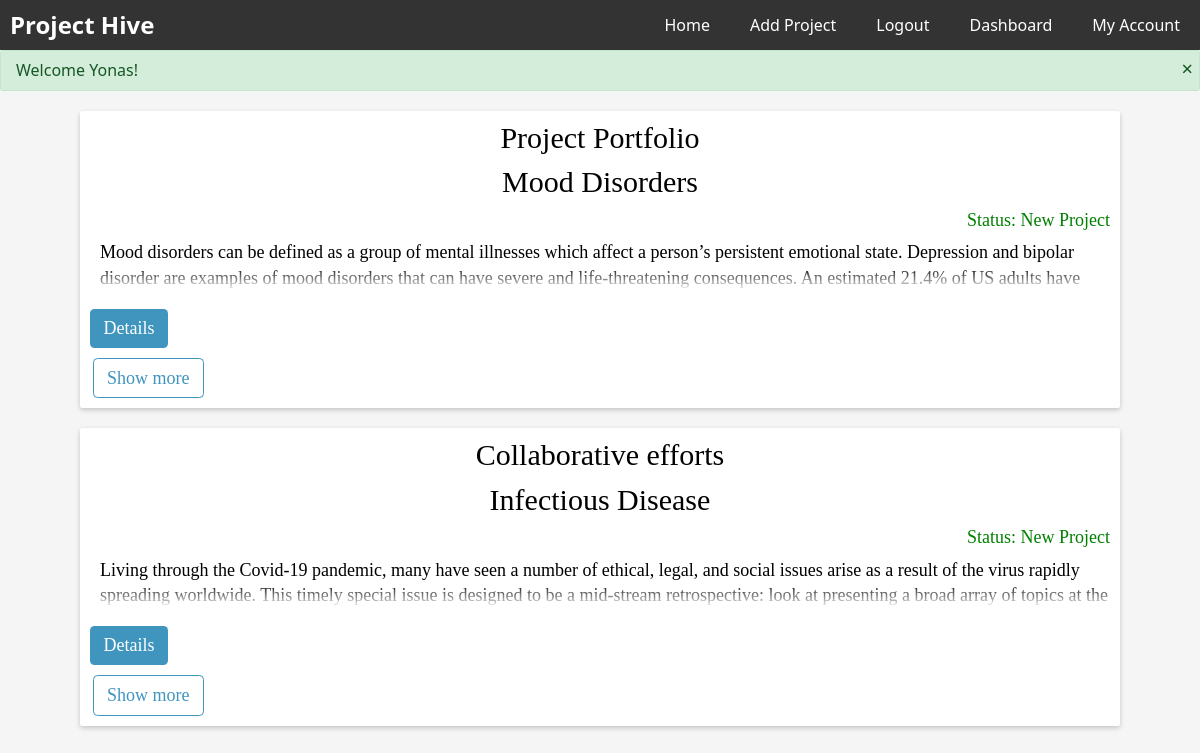
/profile/dashboard (signed in), run on the app's committed database.
### website/models.py (models this page shows)
class Project(db.Model):
    id = db.Column(db.Integer, primary_key=True)
    title = db.Column(db.String(500), nullable=False)
    start_date = db.Column(db.DateTime(timezone=True), default=func.now(), nullable=False)
    description = db.Column(db.String(5000), unique=True, nullable=False)
    status = db.Column(db.String(500), default="New Project")
    leaders = db.relationship('User', secondary='leader', backref='projects')

### website/views.py (the view)
@views.route('/profile/dashboard')
@login_required
def dashboard():
    user = User.query.filter_by(email=current_user.email).first()
    leaders = Leader.query.filter_by(user_id=user.id).all() #grabbing all the leader's project
    collaborators = Collaborator.query.filter_by(user_id=user.id).all() #grabbing all the leader's project
    entries = []
    collaborator_entries = []
    for leader in leaders:
        projects = Project.query.filter_by(id=leader.project_id).all()
        if projects:
            for project in projects:
                entry = {}
                entry['title'] = project.title
                entry['description'] = project.description
                entry['status'] = project.status
                entry['id'] = project.id
                entries.append(entry)
    for collaborator in collaborators:
        projects = Project.query.filter_by(id=collaborator.project_id).all()
        if projects:
            for project in projects:
                collaborator_entry = {}
                collaborator_entry['title'] = project.title
                collaborator_entry['description'] = project.description
                collaborator_entry['status'] = project.status
                collaborator_entry['id'] = project.id
                collaborator_entries.append(collaborator_entry)
    flash(f'Welcome {user.first_name}!')
    return render_template('dashboard.html', user=current_user, entries=entries, collaborator_entries=collaborator_entries)

### website/__init__.py (called while the page is built)
def create_app():
    app = Flask(__name__)
    app.config["TEMPLATES_AUTO_RELOAD"] = True
    app.config['SQLALCHEMY_DATABASE_URI'] = f'sqlite:///{DB_NAME}'
    app.config['SECRET_KEY'] = "dsaljf;ldsakjf;lkdsjf,cmlkjlkwqjfoijlsad;"
    app.config['LOGIN_MESSAGE'] = 'Please log in to continue.'
    db.init_app(app)
    from website.views import views
    from website.auth import auth
    app.register_blueprint(views, url_prefix="/")
    app.register_blueprint(auth, url_prefix="/")
    from website import models
    from website.models import User
    create_database(app)
    login_manager = LoginManager()
    login_manager.login_view = 'auth.login'
    login_manager.login_message = 'Please log in to continue.' # set the custom login message
    login_manager.init_app(app)
    @login_manager.user_loader
    def load_user(id):
        return User.query.get(int(id))
    return app

### website/templates/dashboard.html (shortened to what this page needs)
{% extends "base.html" %} {% block title %} Dashboard {% endblock %} {% block main%}
<div class="card">
    <div class="title-grid portfolio">
        <div class="P-Title">Project Portfolio</div>
    </div>
    {% for entry in entries %}
        {% if loop.index <= 1 %}
            <div class="project-card">
                <div class="title-grid">
                    <div class="P-Title">{{ entry.title }}</div>
                    <div class="status">Status: {{entry.status}}</div>
                </div>
                <div class="Description">
                    {{ entry.description }}
                </div>
                <div class="card-footer">
                    <a href="{{ url_for('views_bp.details', id=entry.id) }}"><button class="homebtn">Details</button></a>
                </div>
            </div>
        {% endif %}
    {% endfor %}
    <div class="card-footer">
        <button class="homebtn btn-outline show-more-btn">Show more</button>
    </div>
</div>
<div class="card">
    <div class="title-grid">
        <div class="P-Title">Collaborative efforts</div>
    </div>
    {% for collaborator_entry in collaborator_entries %}
        {% if loop.index <= 1 %}
            <div class="collab-card">
                <div class="title-grid">
                    <div class="P-Title">{{ collaborator_entry.title }}</div>
                    <div class="status">Status: {{collaborator_entry.status}}</div>
                </div>
                <div class="Description">
                    {{ collaborator_entry.description }}
                </div>
                <div class="card-footer">
                    <a href="{{ url_for('views_bp.details', id=collaborator_entry.id) }}"><button class="homebtn">Details</button></a>
                </div>
            </div>
        {% endif %}
    {% endfor %}
    <div class="card-footer">
        <button class="homebtn btn-outline show-more-btn-collab">Show more</button>
    </div>
</div>
{% endblock %}
{% set active = 'dashboard' %}

### website/static/css/main.css (style rules this page uses)
*, *::after, *::before { box-sizing: border-box; }
html { font-size: 62.5%; }
.card { font-family: serif; font-size: 1.6rem; }
body { background-color: #f5f5f5; }
input[type="text"], input[type="email"], input[type="password"], button { outline: none; width: 100%; }
a { text-decoration: none; }
.card { background-color: white; padding: 1rem; margin: 2rem 8rem; border: none; border-radius: 0.25rem; box-shadow: 0 2px 5px 0 rgba(0, 0, 0, 0.2); }
.P-Title { font-size: 3rem; margin-bottom: 1rem; text-align: center; }
.status { font-size: 1.8rem; margin-bottom: 0.5rem; text-align: end; color: green; }
.Description { font-size: 1.8rem; max-height: calc(2 * 1em * 1.4); line-height: 1.4; margin-left: 1rem; overflow: hidden; position: relative; margin-bottom: 1.8rem; }
.Description::before { content: ""; position: absolute; height: calc(1em * 1.4); width: 100%; bottom: 0; pointer-events: none; background: linear-gradient(to bottom, transparent, white); }
.card-footer { margin-top: 1rem; }
.homebtn { --color: hsl(200, 50%, 50%); background: var(--color); color: white; border: none; font-size: 1.8rem; padding: 0.5em 0.75em; border-radius: 0.25em; cursor: pointer; width: auto; }
.homebtn.btn-outline { background: none; border: 1px solid var(--color); color: var(--color); }
.homebtn+.homebtn { margin-left: 0.25rem; }
.portfolio { font-size: 1.4rem; border-bottom: #0b9c19; }

### data on the page
Project: title "Mood Disorders", status "New Project", description "Mood disorders can be defined as a group of mental illnesses which affect a person’s persistent emotional state. Depression and bipolar disorder are examples of mood disorders that can have severe and life-threatening consequences. An estimated 21.4% of US adults have…"
Project: title "Infectious Disease", status "New Project", description "Living through the Covid-19 pandemic, many have seen a number of ethical, legal, and social issues arise as a result of the virus rapidly spreading worldwide. This timely special issue is designed to be a mid-stream retrospective: look at presenting a broad array of topics at the…"

### other printed values
{{ message }} "Welcome Yonas!"
